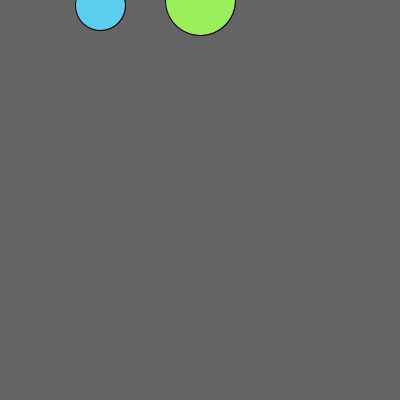
Frame 1 (no input)
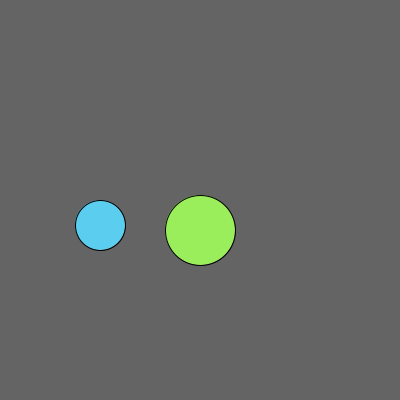
Frame 60 (the mouse pressed at the canvas centre just before this capture)
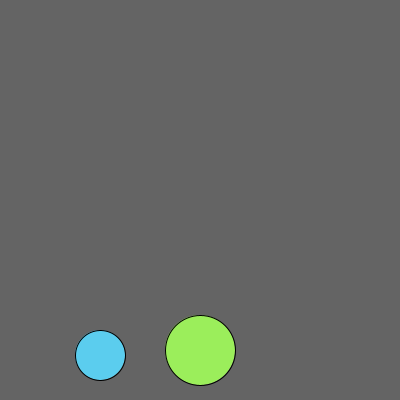
Frame 120 (the mouse held since frame 60 and released just before this capture)

The Processing sketch that drew these frames (run headless with seeded random() and noise(); from frame 60 on, the mouse is pressed at the canvas centre):

// Processing sketch: processing_105308
// ── processing_105308.pde

int posY = 0;
int posX = 0;
int vel = 5;




void setup() {
  size(400, 400);
  frameRate(12);
}

void draw() {
  background(100);
  
  fill(155, 238, 91);
  ellipse(posX + 200, posY, 70, 70);
  posY = posY +vel;
  
  if (posY > height || posY < 0) {
   vel = vel * -1;
  if (posY > height || posY < 0) 
   vel = vel * -1;  
  }
  
  
  fill(91, 205, 238);
  ellipse(posX + 100, posY, 50, 50);
  posY = posY +vel;
  
  if (posY > height || posY < 0) {
   vel = vel * -1; 
  }
  
  
}
